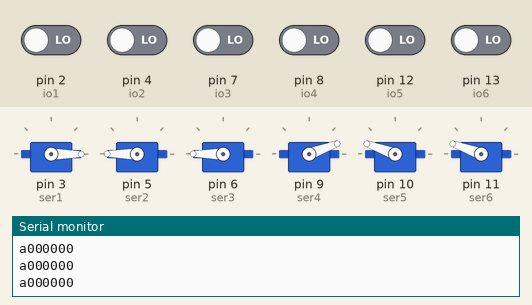
This sketch was run on a simulated Arduino Uno, built with avr-gcc and run on an emulated ATmega328P. On the bench: 6 × servo, the last lines printed to the serial monitor. The test bench sets the inputs (shaded band); at power-on: pin 2 (io1), pin 4 (io2), pin 7 (io3), pin 8 (io4), pin 12 (io5), pin 13 (io6) LOW.

Above: at 1.2 s.
1.3 s: pin 2 (io1) driven HIGH
At 2.1 s:
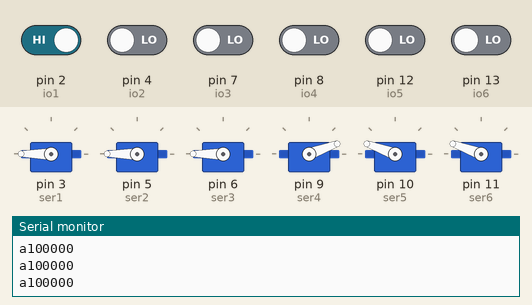
2.8 s: pin 4 (io2) driven HIGH
At 3.5 s:
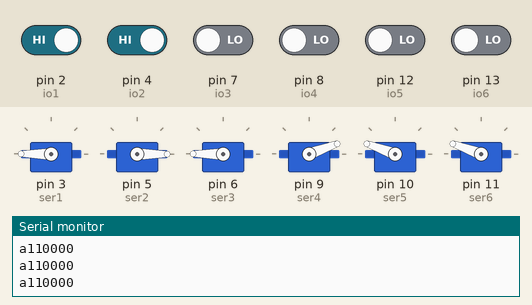
4.3 s: pin 7 (io3) driven HIGH
At 4.6 s:
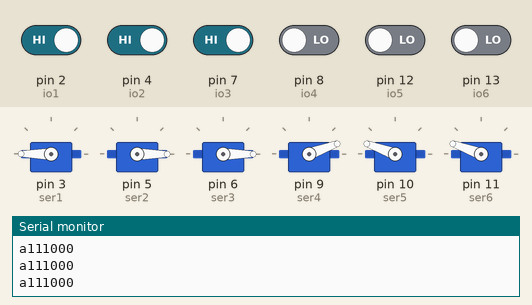
5.8 s: pin 8 (io4) driven HIGH
At 6.8 s:
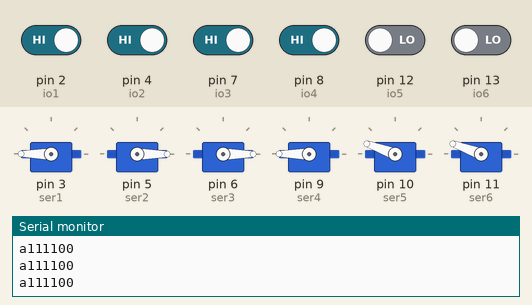
7.3 s: pin 12 (io5) driven HIGH
At 7.9 s:
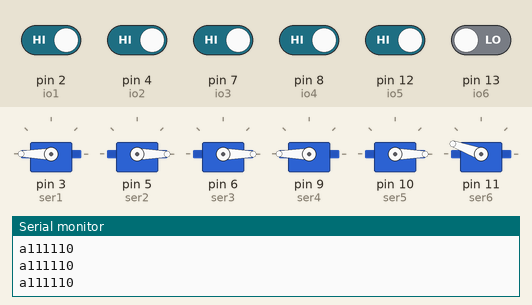
8.8 s: pin 13 (io6) driven HIGH
At 9.3 s:
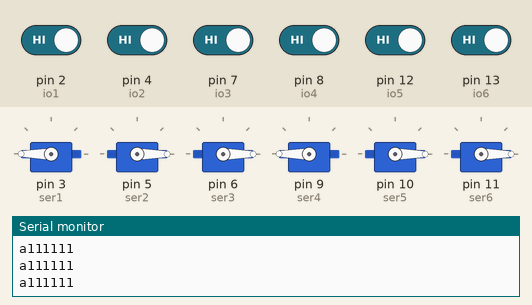
Timing chart, 0 to 11.3 s (numbered marks = the images above; inputs shaded):
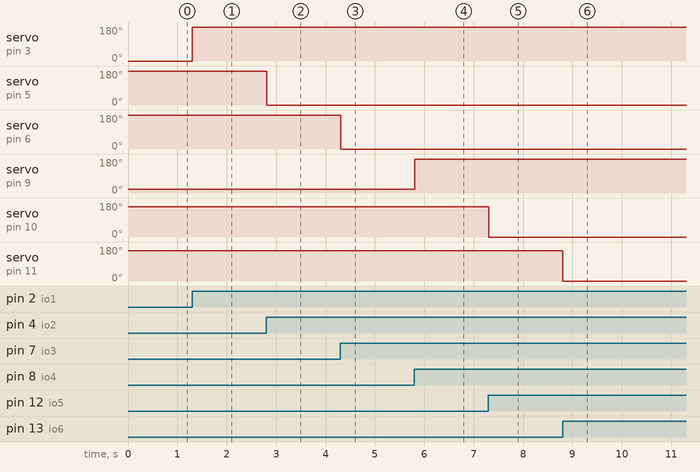

The sketch:

serialServo.ino
```cpp
#include <Servo.h>
#include <Arduino.h>

Servo ser1;
Servo ser2;
Servo ser3;
Servo ser4;
Servo ser5;
Servo ser6;

// 从Nano传回的舵机控制信号的检测IO口
int io1 = 2;
int io2 = 4;
int io3 = 7;
int io4 = 8;
int io5 = 12;
int io6 = 13;

// 爪子收回时舵机的角度
#define ser1In  0
#define ser2In  220
#define ser3In  180
#define ser4In  20
#define ser5In  160
#define ser6In  160

// 爪子伸出时舵机的角度
#define ser1Out 180
#define ser2Out 0
#define ser3Out 0
#define ser4Out 180
#define ser5Out 0
#define ser6Out 0

char nanoFlag[8] = {};
char flag = '0';


// 爪子全部伸出
void ServoOut(){
  ser1.write(ser1Out);
  ser2.write(ser2Out);
  ser3.write(ser3Out);
  ser4.write(ser4Out);
  ser5.write(ser5Out);
  ser6.write(ser6Out);
}

// 爪子全部收回
void ServoIn(){
  ser1.write(ser1In);
  ser2.write(ser2In);
  ser3.write(ser3In);
  ser4.write(ser4In);
  ser5.write(ser5In);
  ser6.write(ser6In);
}

// 爪子按编号输出
void ServoAction(){
  if(nanoFlag[1] == '1'){
    ser1.write(ser1Out);
  }else{
    ser1.write(ser1In);
  }
  if(nanoFlag[2] == '1'){
    ser2.write(ser2Out);
  }else{
    ser2.write(ser2In);
  }
  if(nanoFlag[3] == '1'){
    ser3.write(ser3Out);
  }else{
    ser3.write(ser3In);
  }
  if(nanoFlag[4] == '1'){
    ser4.write(ser4Out);
  }else{
    ser4.write(ser4In);
  }
  if(nanoFlag[5] == '1'){
    ser5.write(ser5Out);
  }else{
    ser5.write(ser5In);
  }
  if(nanoFlag[6] == '1'){
    ser6.write(ser6Out);
  }else{
    ser6.write(ser6In);
  }
}


void setup(){
  Serial.begin(9600);

  pinMode(io1, INPUT);
  pinMode(io2, INPUT);
  pinMode(io3, INPUT);
  pinMode(io4, INPUT);
  pinMode(io5, INPUT);
  pinMode(io6, INPUT);

  ser1.attach(3);           // 舵机初始化
  ser2.attach(5);
  ser3.attach(6);
  ser4.attach(9);
  ser5.attach(10);
  ser6.attach(11);

  strcpy(nanoFlag, "a000000");
  ServoAction();
}

void loop()
{
  int i = 0;
//  if(Serial.available()>0) {
//    nanoFlag[i] = Serial.read();
//    if(nanoFlag[i] == 'a'){
//      i++;
//      while((Serial.available() > 0) && (i <= 6)) {
//        nanoFlag[i] = Serial.read();
//        i++;
//        delay(100);
//      }
//      ServoAction();
//      i = 0;
//    }
//  }

//  char flag;
//  char flag_old;
//  flag = Serial.read();
//  if(flag == '1') {nanoFlag[1] = '1'; nanoFlag[2] = '0'; nanoFlag[3] = '0'; nanoFlag[4] = '0'; nanoFlag[5] = '0'; nanoFlag[6] = '0';}
//  else if(flag == '2') {nanoFlag[2] = '1'; nanoFlag[1] = '0'; nanoFlag[3] = '0'; nanoFlag[4] = '0'; nanoFlag[5] = '0'; nanoFlag[6] = '0';}
//  else if(flag == '3') {nanoFlag[3] = '1'; nanoFlag[1] = '0'; nanoFlag[2] = '0'; nanoFlag[4] = '0'; nanoFlag[5] = '0'; nanoFlag[6] = '0';}
//  else if(flag == '4') {nanoFlag[4] = '1'; nanoFlag[1] = '0'; nanoFlag[2] = '0'; nanoFlag[3] = '0'; nanoFlag[5] = '0'; nanoFlag[6] = '0';}
//  else if(flag == '5') {nanoFlag[5] = '1'; nanoFlag[1] = '0'; nanoFlag[2] = '0'; nanoFlag[3] = '0'; nanoFlag[4] = '0'; nanoFlag[6] = '0';}
//  else if(flag == '6') {nanoFlag[6] = '1'; nanoFlag[1] = '0'; nanoFlag[2] = '0'; nanoFlag[3] = '0'; nanoFlag[4] = '0'; nanoFlag[5] = '0';}
//  else flag = flag_old;
//  flag_old = flag;

  if(digitalRead(io1) == HIGH) nanoFlag[1] = '1'; else if(digitalRead(io1) == LOW) nanoFlag[1] = '0';
  if(digitalRead(io2) == HIGH) nanoFlag[2] = '1'; else if(digitalRead(io2) == LOW) nanoFlag[2] = '0';
  if(digitalRead(io3) == HIGH) nanoFlag[3] = '1'; else if(digitalRead(io3) == LOW) nanoFlag[3] = '0';
  if(digitalRead(io4) == HIGH) nanoFlag[4] = '1'; else if(digitalRead(io4) == LOW) nanoFlag[4] = '0';
  if(digitalRead(io5) == HIGH) nanoFlag[5] = '1'; else if(digitalRead(io5) == LOW) nanoFlag[5] = '0';
  if(digitalRead(io6) == HIGH) nanoFlag[6] = '1'; else if(digitalRead(io6) == LOW) nanoFlag[6] = '0';

  ServoAction();

  Serial.println(nanoFlag);
}
```

Measured:
- after the input at 1.3 s, servo on pin 3 (ser1): 0° → 180° at once
- after the input at 2.8 s, servo on pin 5 (ser2): 180° → 0° at once
- after the input at 4.3 s, servo on pin 6 (ser3): 180° → 0° at once
- after the input at 5.8 s, servo on pin 9 (ser4): 20° → 180° at once
- after the input at 7.3 s, servo on pin 10 (ser5): 160° → 0° at once
- after the input at 8.8 s, servo on pin 11 (ser6): 160° → 0° at once
